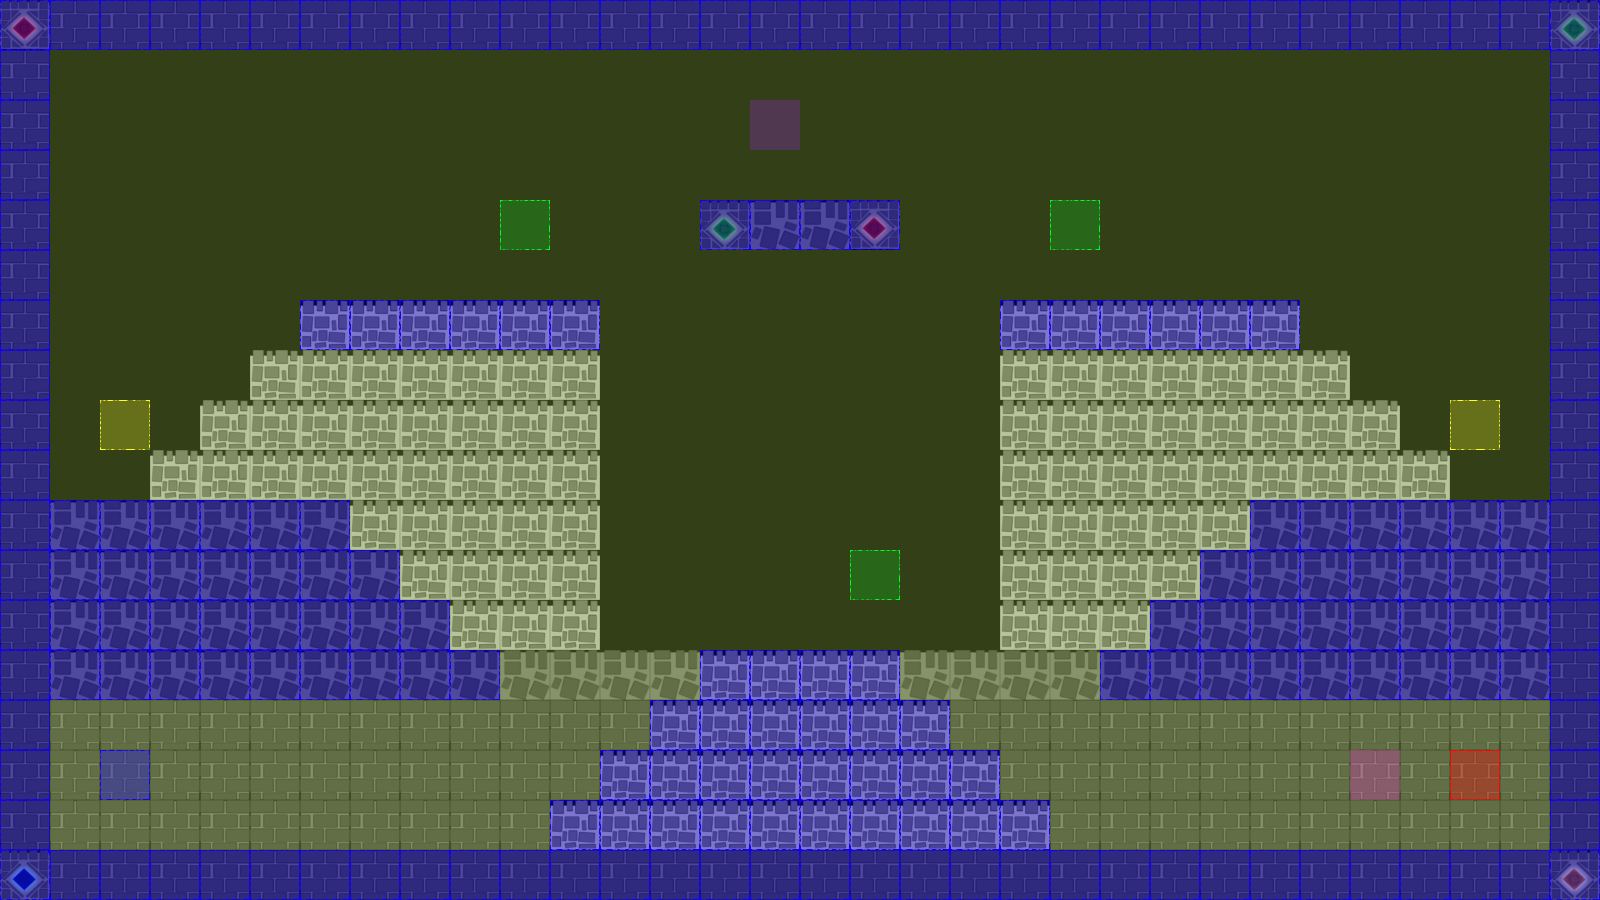

A level layout from a 2D game, rendered from its tile map. Below: a short description, then the map file with tile-grid data replaced by summaries:
An orthogonal 32x18 tile map with 50x50 px tiles, 3 tile layers (terrain, collision, event), 2 tilesets.

<map version="1.0" orientation="orthogonal" renderorder="left-up" width="32" height="18" tilewidth="50" tileheight="50" nextobjectid="3">
 <tileset firstgid="1" name="castleTile" tilewidth="50" tileheight="50" tilecount="36" columns="6">
  <image source="tiles/castleTile.png" width="300" height="300" />
 </tileset>
 <tileset firstgid="37" name="collisionTile" tilewidth="50" tileheight="50" tilecount="12" columns="3">
  <image source="tiles/collisionTile.png" width="150" height="200" />
 </tileset>
 <layer name="terrain" width="32" height="18">
  <data>[576 cells, 346 non-empty, 7 distinct tile ids]</data>
 </layer>
 <layer name="collision" width="32" height="18">
  <data>[576 cells, 576 non-empty, 2 distinct tile ids]</data>
 </layer>
 <layer name="event" width="32" height="18">
  <data>[576 cells, 9 non-empty, 6 distinct tile ids]</data>
 </layer>
</map>